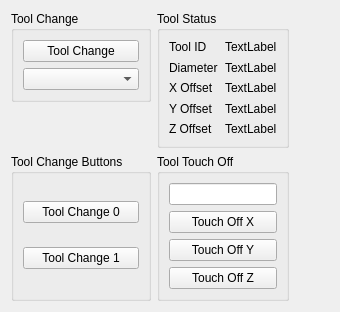
      <widget class="QWidget" name="tab_14">
       <attribute name="title">
        <string>Tools</string>
       </attribute>
       <layout class="QGridLayout" name="gridLayout_25">
        <item row="2" column="2">
         <spacer name="verticalSpacer_5">
          <property name="orientation">
           <enum>Qt::Vertical</enum>
          </property>
          <property name="sizeHint" stdset="0">
           <size>
            <width>20</width>
            <height>40</height>
           </size>
          </property>
         </spacer>
        </item>
        <item row="0" column="0">
         <widget class="QGroupBox" name="groupBox_11">
          <property name="title">
           <string>Tool Change</string>
          </property>
          <layout class="QVBoxLayout" name="verticalLayout_3">
           <item>
            <widget class="QPushButton" name="tool_change_pb">
             <property name="text">
              <string>Tool Change</string>
             </property>
            </widget>
           </item>
           <item>
            <widget class="QComboBox" name="tool_change_cb"/>
           </item>
          </layout>
         </widget>
        </item>
        <item row="0" column="2">
         <spacer name="horizontalSpacer_3">
          <property name="orientation">
           <enum>Qt::Horizontal</enum>
          </property>
          <property name="sizeHint" stdset="0">
           <size>
            <width>40</width>
            <height>20</height>
           </size>
          </property>
         </spacer>
        </item>
        <item row="1" column="0">
         <spacer name="verticalSpacer_6">
          <property name="orientation">
           <enum>Qt::Vertical</enum>
          </property>
          <property name="sizeHint" stdset="0">
           <size>
            <width>20</width>
            <height>40</height>
           </size>
          </property>
         </spacer>
        </item>
        <item row="0" column="1" rowspan="2">
         <widget class="QGroupBox" name="groupBox_12">
          <property name="title">
           <string>Tool Status</string>
          </property>
          <layout class="QGridLayout" name="gridLayout_26">
           <item row="2" column="0">
            <widget class="QLabel" name="label_39">
             <property name="text">
              <string>X Offset</string>
             </property>
            </widget>
           </item>
           <item row="2" column="1">
            <widget class="QLabel" name="tool_xoffset_lb">
             <property name="text">
              <string>TextLabel</string>
             </property>
            </widget>
           </item>
           <item row="3" column="0">
            <widget class="QLabel" name="label_40">
             <property name="text">
              <string>Y Offset</string>
             </property>
            </widget>
           </item>
           <item row="4" column="1">
            <widget class="QLabel" name="tool_zoffset_lb">
             <property name="text">
              <string>TextLabel</string>
             </property>
            </widget>
           </item>
           <item row="0" column="0">
            <widget class="QLabel" name="label_38">
             <property name="text">
              <string>Tool ID</string>
             </property>
            </widget>
           </item>
           <item row="3" column="1">
            <widget class="QLabel" name="tool_yoffset_lb">
             <property name="text">
              <string>TextLabel</string>
             </property>
            </widget>
           </item>
           <item row="0" column="1">
            <widget class="QLabel" name="tool_id_lb">
             <property name="text">
              <string>TextLabel</string>
             </property>
            </widget>
           </item>
           <item row="4" column="0">
            <widget class="QLabel" name="label_41">
             <property name="text">
              <string>Z Offset</string>
             </property>
            </widget>
           </item>
           <item row="1" column="0">
            <widget class="QLabel" name="label_42">
             <property name="text">
              <string>Diameter</string>
             </property>
            </widget>
           </item>
           <item row="1" column="1">
            <widget class="QLabel" name="tool_diameter_lb">
             <property name="text">
              <string>TextLabel</string>
             </property>
            </widget>
           </item>
          </layout>
         </widget>
        </item>
        <item row="2" column="0">
         <widget class="QGroupBox" name="groupBox_14">
          <property name="title">
           <string>Tool Change Buttons</string>
          </property>
          <layout class="QVBoxLayout" name="verticalLayout_5">
           <item>
            <widget class="QPushButton" name="tool_change_pb_0">
             <property name="text">
              <string>Tool Change 0</string>
             </property>
            </widget>
           </item>
           <item>
            <widget class="QPushButton" name="tool_change_pb_1">
             <property name="text">
              <string>Tool Change 1</string>
             </property>
            </widget>
           </item>
          </layout>
         </widget>
        </item>
        <item row="2" column="1">
         <widget class="QGroupBox" name="groupBox_16">
          <property name="title">
           <string>Tool Touch Off</string>
          </property>
          <layout class="QVBoxLayout" name="verticalLayout_7">
           <item>
            <widget class="QLineEdit" name="tool_touchoff_le"/>
           </item>
           <item>
            <widget class="QPushButton" name="tool_touchoff_x">
             <property name="text">
              <string>Touch Off X</string>
             </property>
            </widget>
           </item>
           <item>
            <widget class="QPushButton" name="tool_touchoff_y">
             <property name="text">
              <string>Touch Off Y</string>
             </property>
            </widget>
           </item>
           <item>
            <widget class="QPushButton" name="tool_touchoff_z">
             <property name="text">
              <string>Touch Off Z</string>
             </property>
            </widget>
           </item>
          </layout>
         </widget>
        </item>
       </layout>
      </widget>
